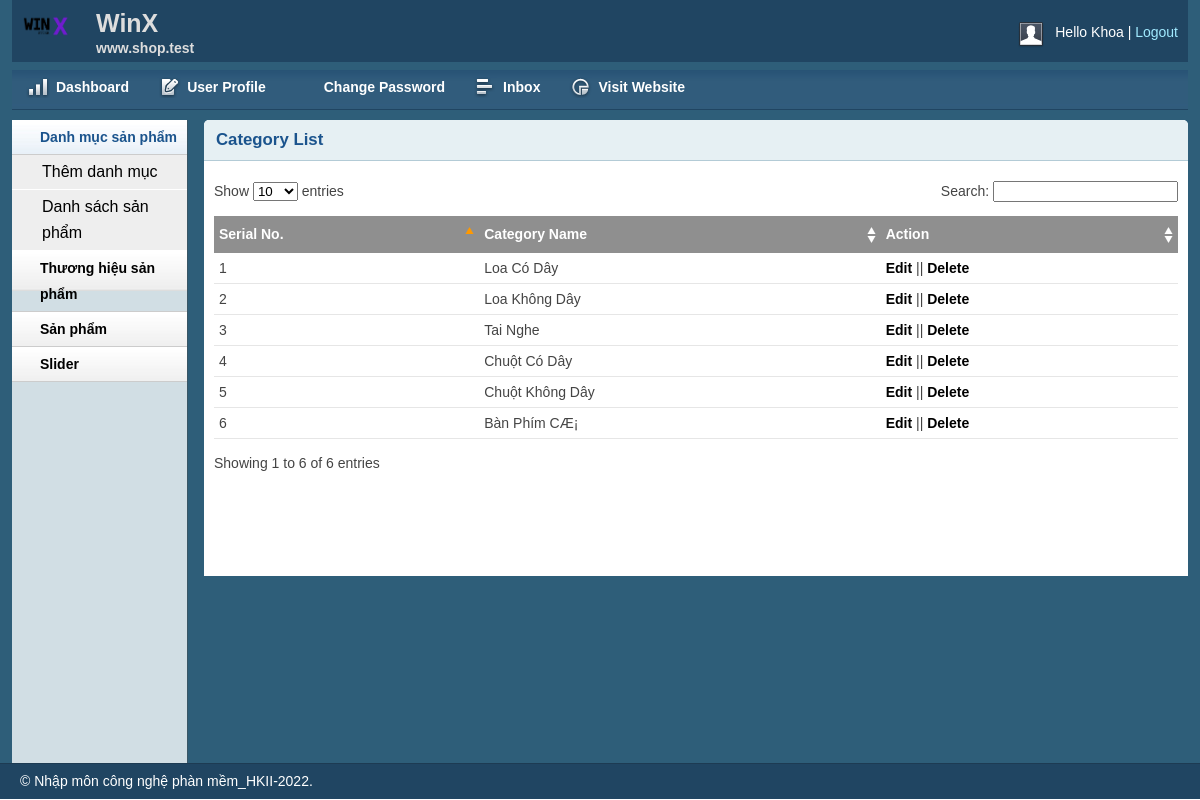
The app's page /admin/catlist.php (signed in) with its own data.
### tables this page shows
CREATE TABLE `tbl_category` (
  `catId` int(11) UNSIGNED NOT NULL,
  `catName` varchar(255) NOT NULL
);

### lib/database.php (called while the page is built, shortened)
<?php
Class Database{
    public $host   = DB_HOST;
    public $user   = DB_USER;
    public $pass   = DB_PASS;
    public $dbname = DB_NAME;
    public $link;
    private function connectDB(){
        $this->link = new mysqli($this->host, $this->user, $this->pass,
            $this->dbname);
        mysqli_set_charset($this->link,"utf8");
    }
    public function select($query){
        $result = $this->link->query($query) or
        die($this->link->error.__LINE__);
        if($result->num_rows > 0){
            return $result;
        } else {
            return false;
        }
    }
}
?>

### classes/category.php (called while the page is built, shortened)
<?php
    $filepath = realpath(dirname(__FILE__));
    include_once($filepath.'/../lib/database.php');
?>
<?php
    class category {
        private $db;
        public function __construct() {
            $this->db = new Database();
        }
        public function show_category() {
            $query = "SELECT * FROM tbl_category ORDER BY catId DESC";
            $result = $this->db->select($query);
            return $result;
        }
    }
?>

### admin/catlist.php (the view, shortened to what this page needs)
<?php include 'inc/header.php';?>
<?php include 'inc/sidebar.php';?>
<?php include '../classes/category.php';?>
<?php
	$cat = new category();
?>
        <div class="grid_10">
            <div class="box round first grid">
                <h2>Category List</h2>
                <div class="block">
                    <table class="data display datatable" id="example">
					<thead>
						<tr>
							<th>Serial No.</th>
							<th>Category Name</th>
							<th>Action</th>
						</tr>
					</thead>
					<tbody>
					<?php
						$show_cate = $cat->show_category();
						if($show_cate) {
							$i = 0;
							while($result = $show_cate->fetch_assoc()) {
								$i++;
					?>
						<tr class="odd gradeX">
							<td><?php echo $i; ?></td>
							<td><?php echo $result['catName'] ?></td>
							<td><a href="catedit.php?catid=<?php echo $result['catId'] ?>">Edit</a> ||
								<a onclick = "return confirm('Are you want to delete')" href="?delid=<?php echo $result['catId'] ?>">Delete</a></td>
						</tr>
						<?php
							}
						}
						?>
					</tbody>
				</table>
               </div>
            </div>
        </div>
<?php include 'inc/footer.php';?>

### admin/css/layout.css (style rules this page uses)
body { background: #fff none repeat scroll 0 0; color: #444; font-size: 14px; padding: 0; }
a { color: #000; font-weight:bold; text-decoration: none; }
h1, h2, h3, h4, h5, h6 { line-height:1.2em; margin-bottom:.3em; }
h2 { margin-top:1em; }
.box { background:#fff; margin-bottom:20px; padding:10px 10px 10px 10px; margin-left:-8px; }
.box.grid { padding-bottom:40px; }
.box.round { -moz-border-radius: 5px 5px 0px 0px; -webkit-border-radius: 5px 5px 0px 0px; border-radius: 5px 5px 0px 0px; }
.box h2 { font-size:1.2em; font-weight:bold; color:#1B548D; background:#E6F0F3; margin:-10px -10px 0 -10px; padding:10px 12px; border-bottom:1px solid #B3CBD6; -moz-border-radius: 5px 5px 0px 0px; -webkit-border-radius: 5px 5px 0px 0px; border-radius: 5px 5px 0px 0px; }
.box.first { min-height: 406px; }
.block { padding-top:20px; }
.block { padding-bottom:1px; }
table.display { margin: 0 auto; clear: both; width: 100%; }
.sorting_asc { background: #8f8f8f url(../img/table/sort_asc.png) no-repeat center right; padding:8px 5px; text-align:left; color:#fff; }
.sorting { background:#8f8f8f url(../img/table/sort_both.png) no-repeat center right; padding:8px 5px; text-align:left; color:#fff; }
tr.odd { height: 30px; line-height: 30px; border-bottom:1px solid #e6e6e6; }
tr.even { height: 30px; line-height: 30px; border-bottom:1px solid #e6e6e6; }
tr.odd td, tr.even td { padding-left:5px; }

### records on screen
tbl_category: catName "Loa Có Dây"
tbl_category: catName "Loa Không Dây"
tbl_category: catName "Tai Nghe"
tbl_category: catName "Chuột Có Dây"
tbl_category: catName "Chuột Không Dây"
tbl_category: catName "Bàn Phím CÆ¡"

### other values on screen
Session::get('adminName') "Khoa"
